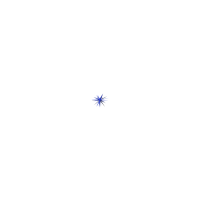
Frame 1 (no input)
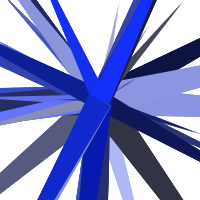
Frame 60 (the mouse pressed at the canvas centre just before this capture)
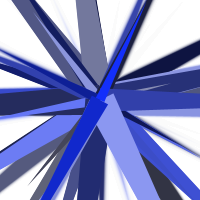
Frame 120 (the mouse held since frame 60 and released just before this capture)

The Processing sketch that drew these frames (run headless with seeded random() and noise(); from frame 60 on, the mouse is pressed at the canvas centre):

// Processing sketch: processing_175339
// ── processing_175339.pde

Triangle[] tri = new Triangle[50];
float hue = random(360);

void setup() {
  size(200, 200);
  colorMode(HSB, 360, 100, 100);
  background(360);
  smooth();

  for (int i = 0; i < tri.length; i++) {
    tri[i] = new Triangle();
  }
}

void draw() {
  noStroke();
  fill(360, 30);
  rect(0, 0, width, height);

  for (int i = 0; i < tri.length; i++) {
    tri[i].move();
    if (!tri[i].finished()) {
      tri[i].display(hue);
    } else {
      hue = random(360);
    }
  }
}

class Triangle {
  float r = 0; //等しい二辺の長さ
  float acute_angle = 5; //鋭角
  float obtuse_angle = (180 - acute_angle) / 2; //鈍角
  float theta = random(TWO_PI);
  float spd = random(1, 3)*3 ;
  float life = 450;
  float satu = random(20, 100);  //saturation
  float bright = random(20, 100); //brightness

  Triangle() {
  }

  void move() {
    r += spd;
    spd -= 0.1;

    if (finished()) {
      r = 0;
      theta = random(TWO_PI);
      spd = random(1, 3)*3 ;
      life = 450;
    }
  }

  void display(float hue) {
    pushMatrix();
    translate(width/2, height/2);
    rotate(theta);
    noStroke();
    fill(hue, satu, bright);
    triangle(0, -r*sin(radians(obtuse_angle)), -r*cos(radians(obtuse_angle)), 0, r*cos(radians(obtuse_angle)), 0);
    popMatrix();
  }

  boolean finished() {
    life--;
    if (life < 0) {
      return true;
    } else {
      return false;
    }
  }
}
